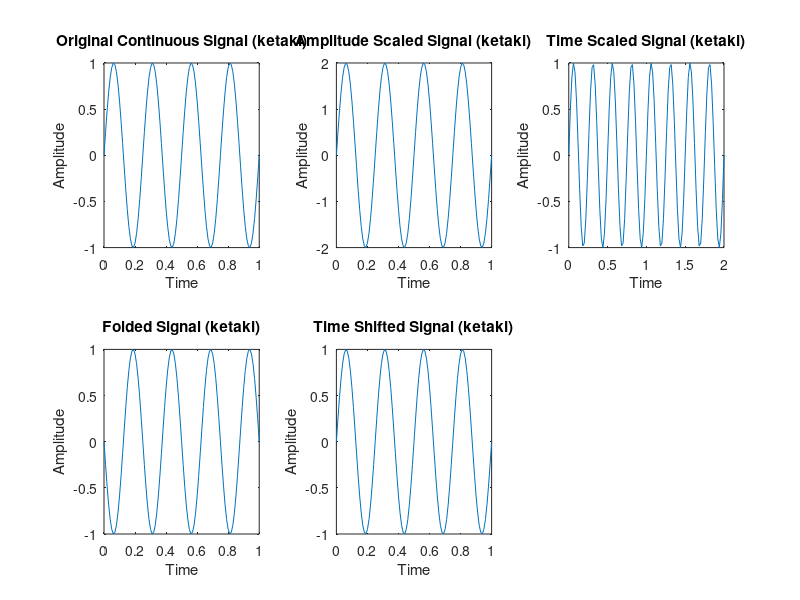

This figure's MATLAB source:
clear all;
close all;
clc;

% Creating the time vector
t = 0:0.01:1;

% Defining the original signal
x = sin(2*pi*4*t);

% Amplitude scaling
amp_scale = 2;
x_amp_scaled = amp_scale * x;

% Time scaling
time_scale = 2;
t_scaled = time_scale * t;
x_time_scaled = sin(2*pi*4*t_scaled);

% Folding
t_folded = -t;
x_folded = sin(2*pi*4*t_folded);

% Time shifting
t_shifted = t + 0.5;
x_shifted = sin(2*pi*4*t_shifted);

% Plotting the results
subplot(2,3,1);
plot(t,x);
xlabel('Time');
ylabel('Amplitude');
title('Original Continuous Signal (ketaki)');

subplot(2,3,2);
plot(t,x_amp_scaled);
xlabel('Time');
ylabel('Amplitude');
title('Amplitude Scaled Signal (ketaki)');

subplot(2,3,3);
plot(t_scaled,x_time_scaled);
xlabel('Time');
ylabel('Amplitude');
title('Time Scaled Signal (ketaki)');

subplot(2,3,4);
plot(t,x_folded);
xlabel('Time');
ylabel('Amplitude');
title('Folded Signal (ketaki)');

subplot(2,3,5);
plot(t,x_shifted);
xlabel('Time');
ylabel('Amplitude');
title('Time Shifted Signal (ketaki)');
